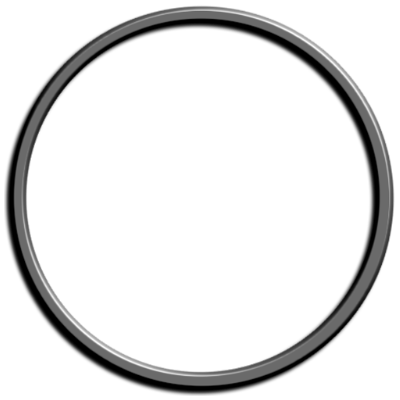
#> input picture RingT.png, 400 x 400 px
$ python -i token_engine.py   (imports and definitions only)
#> lines starting #> are read from the running program, lines starting #| are printed output that depends on the picture; after the words box and inside, x2 and y2 are one past the last pixel; in counts of white or black regions, pixels touching at a corner belong together
"""TokenForge image pipeline. Tk-independent so composition can be tested offline."""
from __future__ import annotations

from dataclasses import dataclass, field, asdict
from contextlib import contextmanager, ExitStack, nullcontext
import hashlib
import json
import os
import tempfile
import struct
import stat
import traceback
from pathlib import Path
from statistics import median
import math
from local_models import call_rembg, model_revision
from process_lock import process_lock
from operation_control import OperationCancelled, check_cancel
from resource_policy import (MAX_ENCODED_BYTES, MAX_IMAGE_PIXELS, MAX_IMAGE_SIDE, MAX_RING_SIDE,
                             DISK_CACHE_BYTES, DISK_CACHE_ENTRIES, DEFAULT_EDGE_MODE, validate_extraction_dimensions,
                             validate_output_size, validate_intermediate_size)
from PIL import Image, ImageDraw, ImageFilter, ImageChops
from image_normalization import decode_artwork, NORMALIZATION_VERSION

CUTOUT_CACHE_VERSION = 6
ART_FORMATS = ('PNG', 'JPEG', 'WEBP', 'BMP', 'TIFF')


# [9 lines left out: function _validate_dimensions, not called in this run]


def validate_art_dimensions(image):
    _validate_dimensions(*image.size)
    return image


# [53 lines left out: functions _webp_dimensions, open_art, not called in this run]

IMAGE_EXTS = {'.png', '.jpg', '.jpeg', '.webp', '.bmp', '.tif', '.tiff'}


@dataclass
class Adjust:
    zoom: float = 100.0       # percent of automatically selected zoom
    x: float = 0.0            # token-width percent
    y: float = 0.0            # token-height percent
    gap: float = 11.0         # head-to-top gap, token-height percent


def stat_signature(info):
    return (info.st_dev, info.st_ino, info.st_size, info.st_mtime_ns, info.st_ctime_ns)


# [37 lines left out: functions file_stamp, _fingerprint, not called in this run]


def source_identity(source: Path) -> tuple:
    return _fingerprint(source)


# [7 lines left out: function fingerprinted_snapshot, not called in this run]


def assert_source_identity(source: Path, identity: tuple) -> None:
    if source_identity(source) != identity:
        raise OSError(f'Исходный файл изменился во время обработки: {source.name}')


class DiskCutoutCache:
    """Lossless persistent cache. No image extraction rerun for unchanged inputs."""

    # [135 lines left out: functions __init__, path_for, load, save, _make_room, prune and 1 more, not called in this run]


class BorrowedStream:
    """File API proxy with a borrowed (not transferred) lifetime."""
    def __init__(self, stream):
        self.stream = stream

    def __getattr__(self, name):
        return getattr(self.stream, name)

    def close(self):
        pass


class CapturedArtwork:
    """One lazily materialized, digest-verified byte snapshot per export.

    Skip-only jobs do not spool the source. Copy and extraction decode the
    same immutable bytes. Publication guards still hash the live source.
    """
    # [5 lines left out: function __init__, not called in this run]

    def __enter__(self):
        return self

    def __exit__(self, *exc):
        return self._stack.__exit__(*exc)

    # [8 lines left out: function open, not called in this run]

    def decode(self):
        with self.open() as image:
            return decode_artwork(image, force_alpha=True)


# [7 lines left out: function read_image, not called in this run]


def already_transparent(img: Image.Image) -> bool:
    # Check real alpha; RGBA JPEG conversions have a fully opaque alpha channel.
    return img.getchannel('A').getextrema()[0] < 250


# [7 lines left out: function remove_background, not called in this run]


def _ring_thickness(barrier: Image.Image) -> int:
    """Estimate ring thickness in pixels from the alpha-defined contour."""
    def runs(values):
        result, length = [], 0
        for value in list(values) + [False]:
            if value:
                length += 1
            elif length:
                result.append(length)
                length = 0
        return result

    alpha = barrier
    samples = []
    row_y = alpha.height // 2
    col_x = alpha.width // 2
    row = [alpha.getpixel((x, row_y)) >= 55 for x in range(alpha.width)]
    col = [alpha.getpixel((col_x, y)) >= 55 for y in range(alpha.height)]
    samples.extend(runs(row))
    samples.extend(runs(col))
    if not samples:
        return max(1, min(alpha.width, alpha.height) // 25)
    return max(1, int(round(median(samples))))


def square_dilate(mask: Image.Image, radius: int) -> Image.Image:
    """Exact square maximum filter using separable, logarithmic shifts."""
    result = mask
    for axis in (0, 1):
        covered = 0
        while covered < radius:
            step = min(covered + 1, radius - covered)
            combined = result
            for sign in (-1, 1):
                shifted = Image.new('L', result.size)
                offset = (sign * step, 0) if axis == 0 else (0, sign * step)
                shifted.paste(result, offset)
                combined = ImageChops.lighter(combined, shifted)
            result = combined
            covered += step
    return result


def frame_interior(frame: Image.Image) -> Image.Image:
    """Build the character clip mask for the frame.

    The visible cutout should extend *under* the ring so there is no thin
    transparent gap where the character is supposed to disappear behind it.
    This mask therefore reaches to about the middle of the ring thickness,
    while still remaining fully clipped by the outer frame silhouette.
    """
    alpha = frame.getchannel('A')
    barrier = alpha.point(lambda p: 128 if p >= 55 else 0)
    barrier = barrier.filter(ImageFilter.MaxFilter(3))
    center = (frame.width // 2, frame.height // 2)
    if barrier.getpixel(center) != 0:
        raise ValueError('У рамки непрозрачная середина. Нужна рамка с прозрачным центром.')

    interior = barrier.copy()
    ImageDraw.floodfill(interior, center, 255, thresh=0)
    inside = interior.point(lambda p: 255 if p == 255 else 0)
    bbox = inside.getbbox()
    if not bbox:
        raise ValueError('Не удалось выделить внутреннюю область рамки.')
    if bbox[0] == 0 or bbox[1] == 0 or bbox[2] == frame.width or bbox[3] == frame.height:
        raise ValueError('Рамка разомкнута. Используй PNG с непрерывным кольцом.')

    outer_shape = _enclosed_shape(barrier)
    # The validation barrier is dilated by one pixel to seal minor gaps.
    # Clip to the actual ring support, not that padded exterior.
    support = alpha.point(lambda p: 128 if p else 0)
    silhouette = _enclosed_shape(support)
    if silhouette.getpixel(center) == 0:
        # A small opening was closed by the validation barrier. Keep the
        # enclosed interior and actual ring pixels, never the padded fringe.
        silhouette = ImageChops.lighter(inside, alpha.point(lambda p: 255 if p else 0))
    thickness = _ring_thickness(alpha)
    under_ring = max(1, int(round(thickness * 0.5)))
    clip_mask = square_dilate(inside, under_ring)
    clip_mask = ImageChops.multiply(clip_mask, outer_shape)
    feathered = clip_mask.filter(ImageFilter.GaussianBlur(.6))
    return ImageChops.multiply(feathered, silhouette)


def _enclosed_shape(barrier: Image.Image) -> Image.Image:
    outside = barrier.copy()
    # Fill every exterior component touching an edge, even when a corner is opaque.
    frame = barrier
    for x in range(frame.width):
        for y in (0, frame.height - 1):
            if outside.getpixel((x, y)) == 0:
                ImageDraw.floodfill(outside, (x, y), 255, thresh=0)
    for y in range(frame.height):
        for x in (0, frame.width - 1):
            if outside.getpixel((x, y)) == 0:
                ImageDraw.floodfill(outside, (x, y), 255, thresh=0)
    return outside.point(lambda p: 0 if p == 255 else 255)


# [35 lines left out: functions load_frame, silhouette_geometry, not called in this run]


@dataclass(frozen=True)
class PreparedTokenFrame:
    size: int
    interior: Image.Image
    frame: Image.Image
    visible: Image.Image


# [79 lines left out: functions prepare_token_frame, compose, _publish_new, not called in this run]


@dataclass(frozen=True)
class Publication:
    created: bool
    warnings: tuple[str, ...] = ()

    def __bool__(self):
        return self.created


# [157 lines left out: functions windows_extended_path, _windows_replace, _restore_backup, _posix_exchange, _replace_posix, _replace_preserving_displaced and 2 more, not called in this run]


def canonical_placement(adjustment):
    return {name: float(value) if isinstance(value, (int, float)) and not isinstance(value, bool) else value
            for name, value in asdict(adjustment).items()}


def recipe_digest(kind, **settings):
    payload = json.dumps({'kind': kind, 'algorithm': 1, **settings}, sort_keys=True,
                         ensure_ascii=True, separators=(',', ':'), allow_nan=False)
    return hashlib.sha256(payload.encode('ascii')).hexdigest()


COPY_RECIPE = recipe_digest('copy', quality=95, method=6, alpha_quality=100,
                            color='sRGB', decoder=NORMALIZATION_VERSION)


# [18 lines left out: functions extraction_provenance, token_recipe, not called in this run]


def _valid_digest(value):
    return isinstance(value, str) and len(value) == 64 and all(c in '0123456789abcdef' for c in value)


# [24 lines left out: functions export_owner, freshness_warnings, not called in this run]


class InvalidExportError(OSError):
    pass


# [223 lines left out: functions _parse_owner, _probe_owner, _probe_webp_owner, read_export_owner, recorded_source_matches, is_owned_export and 5 more, not called in this run]


class FolderIndex:
    """One initial name index per batch; live publication guards are separate."""
    def __init__(self):
        self.folders = {}

    # [42 lines left out: functions candidates, ensure_no_source_collision, not called in this run]


@dataclass(frozen=True)
class ValidatedExport:
    identity: tuple
    owner: tuple


# [117 lines left out: functions capture_validated_skip, validate_skip, confirm_skip, save_generated, list_images, not called in this run]


def original_webp_path(source: Path) -> Path:
    """Output artwork beside the original, keeping the input unchanged."""
    return source.with_suffix('.webp')


# [5 lines left out: function token_output_path, not called in this run]


EXPECTED_ABSENT = object()


class StaleApprovalError(OSError):
    """An explicit overwrite approval no longer matches its destination."""


# [79 lines left out: functions assert_approval, save_original_webp, excluded_file, list_source_images, not called in this run]


@dataclass(frozen=True)
class LoadedCutout:
    image: Image.Image
    identity: tuple
    extraction: tuple | None = None


@dataclass
class BatchResult:
    created: int = 0
    skipped: int = 0
    converted: int = 0
    errors: list[str] | None = None
    cancelled: bool = False
    total: int = 0
    error_details: list[str] = field(default_factory=list)
    outputs: list[Path] = field(default_factory=list)
    warnings: list[str] = field(default_factory=list)
    # Identify the actual source rather than inferring it from an output
    # filename (different sources can have colliding output paths).
    saved_sources: list[Path] = field(default_factory=list)

    # [165 lines left out: functions record_error, export_images, export_batch, not called in this run]

>>> from PIL import Image
>>> picture = Image.open('RingT.png')
#> picture is the input picture: PIL image 400x400 RGBA; mean R, G, B, A 11.4, 11.4, 11.4, 37.1
>>> result = frame_interior(picture)
#> in frame_interior, `barrier = alpha.point(lambda p: 128 if p >= 55 else 0)`:
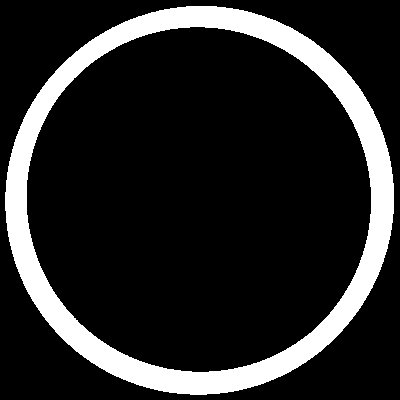
#> barrier: PIL image 400x400 L; values 0 (black) and 128 (white), 15.8% white; 1 white region, box (x1, y1, x2, y2) and area: (5, 6, 394, 395) 25353
#> in frame_interior, `barrier = barrier.filter(ImageFilter.MaxFilter(3))`: barrier: PIL image 400x400 L; values 0 (black) and 128 (white), 17.7% white; 1 white region, box (x1, y1, x2, y2) and area: (4, 5, 395, 396) 28287
#> in frame_interior, `ImageDraw.floodfill(interior, center, 255, thresh=0)`:
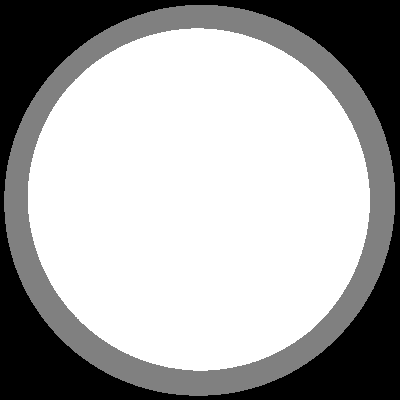
#> interior: PIL image 400x400 L; min 0, max 255, mean 169.2
#> in frame_interior, `inside = interior.point(lambda p: 255 if p == 255 else 0)`:
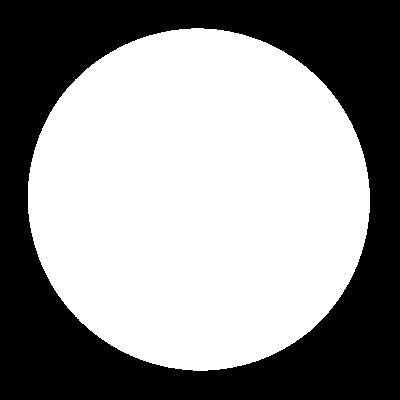
#> inside: PIL image 400x400 L; 57.5% white; 1 black region, box (x1, y1, x2, y2) and area: (0, 0, 400, 400) 68045
#> in frame_interior, `bbox = inside.getbbox()`: bbox = (28, 28, 370, 371)
#> in _enclosed_shape, `return outside.point(lambda p: 0 if p == 255 else 255)`: returned value: PIL image 400x400 L; 75.2% white; 1 black region, box (x1, y1, x2, y2) and area: (0, 0, 400, 400) 39758
#> in frame_interior, `support = alpha.point(lambda p: 128 if p else 0)`: support: PIL image 400x400 L; values 0 (black) and 128 (white), 18.8% white; 1 white region, box (x1, y1, x2, y2) and area: (4, 4, 395, 396) 30109
#> after the loop in _enclosed_shape (call 2), `for x in range(frame.width):`:
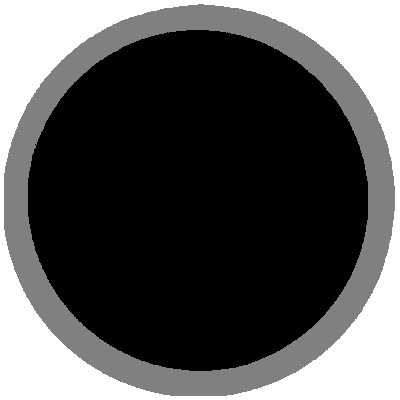
#> outside: PIL image 400x400 L; min 0, max 255, mean 85.9
#> in _enclosed_shape (call 2), `return outside.point(lambda p: 0 if p == 255 else 255)`:
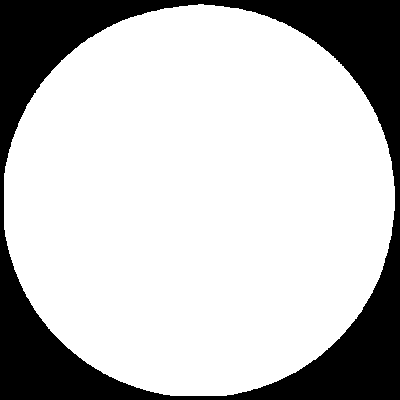
#> returned value: PIL image 400x400 L; 75.7% white; 1 black region, box (x1, y1, x2, y2) and area: (0, 0, 400, 400) 38809
#> in _ring_thickness, `row = [alpha.getpixel((x, row_y)) >= 55 for x in range(alpha.width)]`: row = 400 items, first 6: False, False, False, False, False, True
#> in _ring_thickness, `col = [alpha.getpixel((col_x, y)) >= 55 for y in range(alpha.height)]`: col = 400 items, first 6: False, False, False, False, False, False
#> the loop in runs, `for value in list(values) + [False]:` made 401 passes
#> (value, length) on passes 6 to 17: (True, 1), (True, 2), (True, 3), (True, 4), (True, 5), (True, 6), (True, 7), (True, 8), (True, 9), (True, 10), (True, 11), (True, 12)
#> after the loop in runs, `for value in list(values) + [False]:`: length = 0; result = [22, 23]
#> the loop in runs (call 2), `for value in list(values) + [False]:` made 401 passes
#> in frame_interior, `thickness = _ring_thickness(alpha)`: thickness = 22
#> in frame_interior, `under_ring = max(1, int(round(thickness * 0.5)))`: under_ring = 11
#> after the loop in square_dilate, `for axis in (0, 1):`:
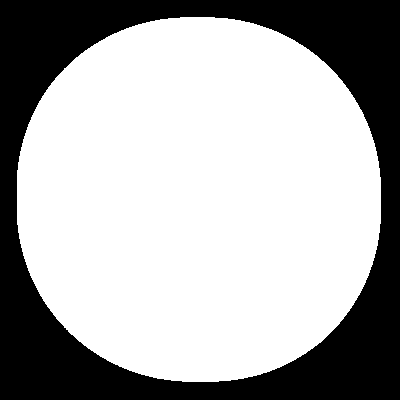
#> result: PIL image 400x400 L; 67.2% white; 1 black region, box (x1, y1, x2, y2) and area: (0, 0, 400, 400) 52491
#> after the loop in square_dilate, `for axis in (0, 1):`:
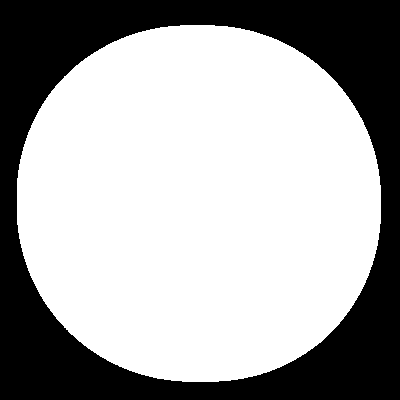
#> shifted: PIL image 400x400 L; 65.4% white; 1 black region, box (x1, y1, x2, y2) and area: (0, 0, 400, 400) 55403
